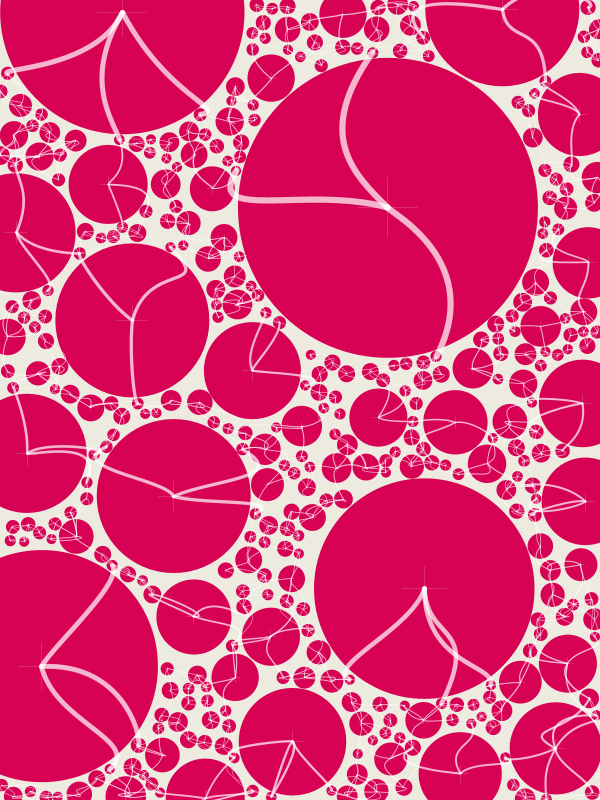
Frame 1 (no input)
Frame 60 (the mouse pressed at the canvas centre just before this capture): identical to frame 1, image omitted
Frame 120 (the mouse held since frame 60 and released just before this capture): identical to frame 1, image omitted

The Processing sketch that drew this single still picture (run headless with seeded random() and noise(); from frame 60 on, the mouse is pressed at the canvas centre):

// Processing sketch: uniones
// ── uniones.pde
ArrayList<Punto> puntos;

void setup() {
  size(600, 800);
  generar();
}

void draw() {
}

void keyPressed() {
  thread("generar");
}

void generar() {
  background(#EDEBDF);
  puntos = new ArrayList<Punto>();
  for (int i = 0; i < 1000; i++) {
    float tam = 300;
    boolean agregar = false;
    while (!agregar && tam >= 10) {
      Punto aux = new Punto(random(width), random(height), tam);
      agregar = true;
      for (int j = 0; j < puntos.size(); j++) {
        Punto com = puntos.get(j);
        if (dist(com.x, com.y, aux.x, aux.y) < (aux.tam+com.tam)/2) {
          agregar = false;
          break;
        }
      }
      if (agregar) {
        aux.dibujar();
        puntos.add(aux);
      }
      tam *= 0.95;
    }
  }
  int cant = 3;
  for (int i = 0; i < puntos.size(); i++) {
    ArrayList<Punto> cercanos = new ArrayList<Punto>();
    Punto p1 = puntos.get(i);
    for (int j = 0; j < puntos.size(); j++) {
      if (i == j) continue;
      Punto p2 = puntos.get(j);
      if (cercanos.size() == 0) {
        cercanos.add(p2);
        continue;
      }
      int cc = cercanos.size(); 
      if (cc > cant) cc = cant;
      float dis = dist(p1.x, p1.y, p2.x, p2.y);
      boolean agrego = false;
      for (int k = 0; k < cc; k++) {
        Punto cer = cercanos.get(k);
        float dis2 = dist(p1.x, p1.y, cer.x, cer.y);
        if (dis < dis2) {
          agrego = true;
          cercanos.add(k, p2);
          if (cercanos.size() > cant) {
            cercanos.remove(cant);
          }
          break;
        }
      }
      if (!agrego && cercanos.size() < cant) {
        cercanos.add(p2);
      }
    }
    for (int j = 0; j < cercanos.size(); j++) {
     Punto p2 = cercanos.get(j); 
     strokeWeight((p1.tam+p2.tam)/50);
     stroke(255, 180);
     noFill();
     float ang = atan2(p2.y-p1.y, p2.x-p1.x);
     float dis = dist(p1.x, p1.y, p2.x, p2.y);
     float d = 0.8;
     float d1 = random(d);
     float d2 = random(d);
     float a = PI/4;
     float a1 = random(-a, a);
     float a2 = random(-a, a);
     bezier(p1.x, p1.y, p1.x+cos(ang+a1)*dis*d1, p1.y+sin(ang+a1)*dis*d1, p2.x+cos(-ang+a2)*dis*d2, p2.y+sin(-ang+a2)*dis*d2, p2.x, p2.y);
     strokeWeight(1);
     }
    /*
     for (int j = 0; j < 1; j++) {
     Punto p2 = puntos.get(j);
     strokeWeight(min(p1.tam, p2.tam)/20);
     stroke(#D80255, 180);
     noFill();
     float ang = atan2(p2.y-p1.y, p2.x-p1.x);
     float dis = dist(p1.x, p1.y, p2.x, p2.y);
     float d = 0.8;
     float d1 = random(d);
     float d2 = random(d);
     float a = PI/4;
     float a1 = random(-a, a);
     float a2 = random(-a, a);
     bezier(p1.x, p1.y, p1.x+cos(ang+a1)*dis*d1, p1.y+sin(ang+a1)*dis*d1, p2.x+cos(-ang+a2)*dis*d2, p2.y+sin(-ang+a2)*dis*d2, p2.x, p2.y);
     strokeWeight(1);
     }
     */
  }
  /*
  for (int j = 0; j < puntos.size(); j++) {
   Punto aux = puntos.get(j);
   aux.dibujar();
   }*/
  /*
  strokeWeight(2);
   stroke(0, 80);
   noFill();
   float ang = atan2(p2.y-p1.y, p2.x-p1.x);
   float dis = dist(p1.x, p1.y, p2.x, p2.y);
   float d = 0.8;
   float d1 = random(d);
   float d2 = random(d);
   float a = PI/4;
   float a1 = random(-a, a);
   float a2 = random(-a, a);
   bezier(p1.x, p1.y, p1.x+cos(ang+a1)*dis*d1, p1.y+sin(ang+a1)*dis*d1, p2.x+cos(-ang+a2)*dis*d2, p2.y+sin(-ang+a2)*dis*d2, p2.x, p2.y);
   strokeWeight(1);
   */
}

class Punto {
  float x, y, tam;
  Punto(float x, float y, float tam) {
    this.x = x;
    this.y = y;
    this.tam = tam;
  }
  void dibujar() {
    noStroke();     
    fill(#D80255);
    ellipse(x, y, tam, tam);
    stroke(250, 40);
    line(x-tam/10, y, x+tam/10, y);
    line(x, y-tam/10, x, y+tam/10);
  }
}
